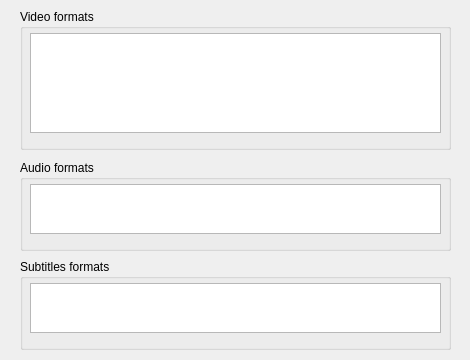
<?xml version="1.0" encoding="UTF-8"?>
<ui version="4.0">
 <class>SupportFormats</class>
 <widget class="QWidget" name="SupportFormats">
  <property name="geometry">
   <rect>
    <x>0</x>
    <y>0</y>
    <width>470</width>
    <height>360</height>
   </rect>
  </property>
  <property name="windowTitle">
   <string/>
  </property>
  <widget class="QGroupBox" name="groupBox_video">
   <property name="geometry">
    <rect>
     <x>20</x>
     <y>9</y>
     <width>431</width>
     <height>141</height>
    </rect>
   </property>
   <property name="title">
    <string>Video formats</string>
   </property>
   <widget class="QTextEdit" name="vedio_edit">
    <property name="geometry">
     <rect>
      <x>10</x>
      <y>24</y>
      <width>411</width>
      <height>100</height>
     </rect>
    </property>
    <property name="readOnly">
     <bool>true</bool>
    </property>
   </widget>
  </widget>
  <widget class="QGroupBox" name="groupBox_audio">
   <property name="geometry">
    <rect>
     <x>20</x>
     <y>160</y>
     <width>431</width>
     <height>91</height>
    </rect>
   </property>
   <property name="title">
    <string>Audio formats</string>
   </property>
   <widget class="QTextEdit" name="audio_edit">
    <property name="geometry">
     <rect>
      <x>10</x>
      <y>24</y>
      <width>411</width>
      <height>50</height>
     </rect>
    </property>
    <property name="readOnly">
     <bool>true</bool>
    </property>
   </widget>
  </widget>
  <widget class="QGroupBox" name="groupBox_subtitles">
   <property name="geometry">
    <rect>
     <x>20</x>
     <y>259</y>
     <width>431</width>
     <height>91</height>
    </rect>
   </property>
   <property name="title">
    <string>Subtitles formats</string>
   </property>
   <widget class="QTextEdit" name="subtitles_edit">
    <property name="geometry">
     <rect>
      <x>10</x>
      <y>24</y>
      <width>411</width>
      <height>50</height>
     </rect>
    </property>
    <property name="readOnly">
     <bool>true</bool>
    </property>
   </widget>
  </widget>
 </widget>
 <resources/>
 <connections/>
</ui>
